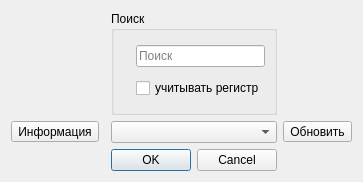
<?xml version="1.0" encoding="UTF-8"?>
<ui version="4.0">
 <class>DialogGetId</class>
 <widget class="QDialog" name="DialogGetId">
  <property name="geometry">
   <rect>
    <x>0</x>
    <y>0</y>
    <width>320</width>
    <height>182</height>
   </rect>
  </property>
  <property name="windowTitle">
   <string>Dialog</string>
  </property>
  <layout class="QGridLayout" name="gridLayout">
   <item row="0" column="2">
    <widget class="QGroupBox" name="groupBoxSearch">
     <property name="title">
      <string>Поиск</string>
     </property>
     <property name="flat">
      <bool>true</bool>
     </property>
     <layout class="QGridLayout" name="gridLayout_2">
      <item row="0" column="1">
       <widget class="QLineEdit" name="lineEditSearch">
        <property name="placeholderText">
         <string>Поиск</string>
        </property>
       </widget>
      </item>
      <item row="0" column="0">
       <widget class="QLabel" name="label">
        <property name="text">
         <string/>
        </property>
        <property name="pixmap">
         <pixmap resource="../../res.qrc">:/img/search.png</pixmap>
        </property>
       </widget>
      </item>
      <item row="1" column="1">
       <widget class="QCheckBox" name="checkBoxCaseSensitivity">
        <property name="text">
         <string>учитывать регистр</string>
        </property>
       </widget>
      </item>
     </layout>
    </widget>
   </item>
   <item row="1" column="0">
    <widget class="QToolButton" name="toolButtonInfo">
     <property name="toolTip">
      <string>Информация</string>
     </property>
     <property name="text">
      <string>Информация</string>
     </property>
     <property name="icon">
      <iconset resource="../../res.qrc">
       <normaloff>:/img/info.png</normaloff>:/img/info.png</iconset>
     </property>
    </widget>
   </item>
   <item row="1" column="3">
    <widget class="QToolButton" name="toolButtonRefresh">
     <property name="toolTip">
      <string>Обновить список</string>
     </property>
     <property name="text">
      <string>Обновить</string>
     </property>
     <property name="icon">
      <iconset resource="../../res.qrc">
       <normaloff>:/img/refresh.png</normaloff>:/img/refresh.png</iconset>
     </property>
    </widget>
   </item>
   <item row="2" column="0" colspan="3">
    <widget class="QDialogButtonBox" name="buttonBox">
     <property name="orientation">
      <enum>Qt::Horizontal</enum>
     </property>
     <property name="standardButtons">
      <set>QDialogButtonBox::Cancel|QDialogButtonBox::Ok</set>
     </property>
    </widget>
   </item>
   <item row="1" column="2">
    <widget class="QComboBox" name="comboBox"/>
   </item>
  </layout>
 </widget>
 <resources>
  <include location="../../res.qrc"/>
 </resources>
 <connections>
  <connection>
   <sender>buttonBox</sender>
   <signal>accepted()</signal>
   <receiver>DialogGetId</receiver>
   <slot>accept()</slot>
   <hints>
    <hint type="sourcelabel">
     <x>248</x>
     <y>254</y>
    </hint>
    <hint type="destinationlabel">
     <x>157</x>
     <y>274</y>
    </hint>
   </hints>
  </connection>
  <connection>
   <sender>buttonBox</sender>
   <signal>rejected()</signal>
   <receiver>DialogGetId</receiver>
   <slot>reject()</slot>
   <hints>
    <hint type="sourcelabel">
     <x>316</x>
     <y>260</y>
    </hint>
    <hint type="destinationlabel">
     <x>286</x>
     <y>274</y>
    </hint>
   </hints>
  </connection>
 </connections>
</ui>
